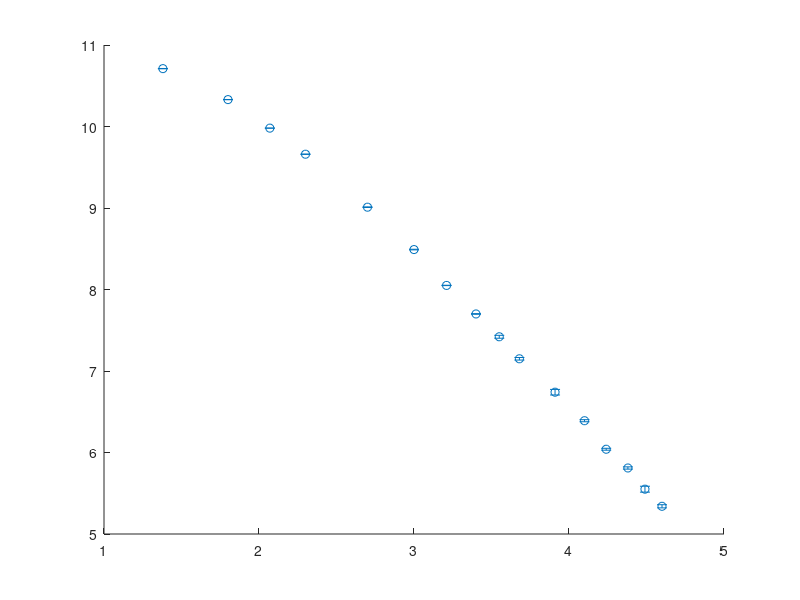

Here is the MATLAB script that generated this plot: (Note: this script raises an error after producing the figure.)
% Data from the table
distance_mm = [4, 6, 8, 10, 15, 20, 25, 30, 35, 40, 50, 60, 70, 80, 90, 100];
mean_mass_moy = [44978, 30840, 21594, 15727, 8156, 4854, 3124, 2217, 1672, 1283, 848, 594, 421, 333, 257, 208];
ln_d = [1.38, 1.80, 2.07, 2.30, 2.70, 3, 3.21, 3.40, 3.55, 3.68, 3.91, 4.10, 4.24, 4.38, 4.49, 4.60];
ln_M = [10.71, 10.33, 9.98, 9.66, 9.01, 8.49, 8.05, 7.70, 7.42, 7.15, 6.74, 6.39, 6.04, 5.81, 5.55, 5.34];
delta_ln_M = [0.0018, 0.0015, 0.0004, 0.0023, 0.0039, 0.0039, 0.0022, 0.0039, 0.0179, 0.0158, 0.0341, 0.0127, 0.0117, 0.0139, 0.0361, 0.0194];

% Plotting ln(M) vs ln(d) with error bars
figure;
errorbar(ln_d, ln_M, delta_ln_M, 'o', 'CapSize', 5, 'DisplayName', 'ln(M) vs ln(d)');
hold on;

% Adding labels and title
xlabel('ln(d)');
ylabel('ln(N)');
title('ln(M) vs ln(d) with Error Bars');

% Show the legend
legend();

% Display the plot
grid on;